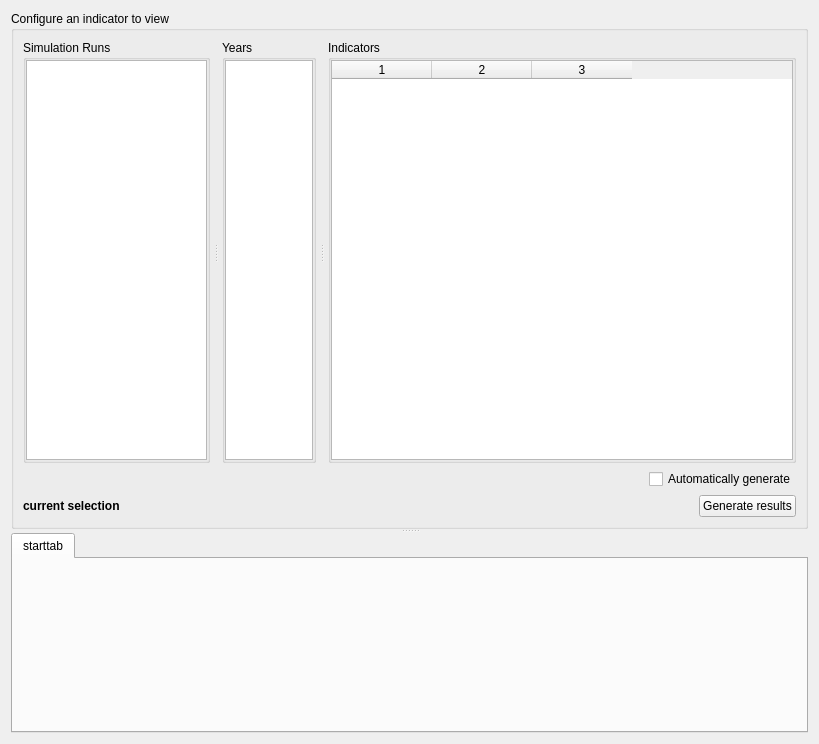
<ui version="4.0" >
 <class>ResultsBrowser</class>
 <widget class="QWidget" name="ResultsBrowser" >
  <property name="geometry" >
   <rect>
    <x>0</x>
    <y>0</y>
    <width>819</width>
    <height>744</height>
   </rect>
  </property>
  <property name="sizePolicy" >
   <sizepolicy vsizetype="Expanding" hsizetype="Expanding" >
    <horstretch>0</horstretch>
    <verstretch>0</verstretch>
   </sizepolicy>
  </property>
  <property name="windowTitle" >
   <string>Result Browser</string>
  </property>
  <layout class="QGridLayout" name="gridLayout_4" >
   <item row="0" column="0" >
    <widget class="QSplitter" name="splitter_2" >
     <property name="orientation" >
      <enum>Qt::Vertical</enum>
     </property>
     <widget class="QGroupBox" name="groupBox_3" >
      <property name="sizePolicy" >
       <sizepolicy vsizetype="Preferred" hsizetype="Expanding" >
        <horstretch>0</horstretch>
        <verstretch>0</verstretch>
       </sizepolicy>
      </property>
      <property name="autoFillBackground" >
       <bool>false</bool>
      </property>
      <property name="title" >
       <string>Configure an indicator to view</string>
      </property>
      <property name="flat" >
       <bool>false</bool>
      </property>
      <layout class="QVBoxLayout" name="verticalLayout" >
       <item>
        <widget class="QSplitter" name="configSplitter" >
         <property name="sizePolicy" >
          <sizepolicy vsizetype="Preferred" hsizetype="Expanding" >
           <horstretch>0</horstretch>
           <verstretch>0</verstretch>
          </sizepolicy>
         </property>
         <property name="orientation" >
          <enum>Qt::Horizontal</enum>
         </property>
         <property name="handleWidth" >
          <number>12</number>
         </property>
         <widget class="QGroupBox" name="groupBox" >
          <property name="sizePolicy" >
           <sizepolicy vsizetype="Preferred" hsizetype="Expanding" >
            <horstretch>2</horstretch>
            <verstretch>0</verstretch>
           </sizepolicy>
          </property>
          <property name="baseSize" >
           <size>
            <width>0</width>
            <height>100</height>
           </size>
          </property>
          <property name="title" >
           <string>Simulation Runs</string>
          </property>
          <property name="flat" >
           <bool>true</bool>
          </property>
          <layout class="QVBoxLayout" name="verticalLayout_4" >
           <property name="spacing" >
            <number>0</number>
           </property>
           <property name="margin" >
            <number>0</number>
           </property>
           <item>
            <widget class="QListWidget" name="lst_available_runs" >
             <property name="sizePolicy" >
              <sizepolicy vsizetype="Expanding" hsizetype="Preferred" >
               <horstretch>4</horstretch>
               <verstretch>0</verstretch>
              </sizepolicy>
             </property>
             <property name="minimumSize" >
              <size>
               <width>0</width>
               <height>0</height>
              </size>
             </property>
             <property name="maximumSize" >
              <size>
               <width>16777215</width>
               <height>16777215</height>
              </size>
             </property>
             <property name="baseSize" >
              <size>
               <width>100</width>
               <height>50</height>
              </size>
             </property>
             <property name="alternatingRowColors" >
              <bool>true</bool>
             </property>
            </widget>
           </item>
          </layout>
         </widget>
         <widget class="QGroupBox" name="groupBox_2" >
          <property name="sizePolicy" >
           <sizepolicy vsizetype="Preferred" hsizetype="Preferred" >
            <horstretch>1</horstretch>
            <verstretch>0</verstretch>
           </sizepolicy>
          </property>
          <property name="baseSize" >
           <size>
            <width>20</width>
            <height>0</height>
           </size>
          </property>
          <property name="title" >
           <string>Years</string>
          </property>
          <property name="flat" >
           <bool>true</bool>
          </property>
          <layout class="QVBoxLayout" name="verticalLayout_3" >
           <property name="spacing" >
            <number>0</number>
           </property>
           <property name="margin" >
            <number>0</number>
           </property>
           <item>
            <widget class="QListWidget" name="lst_years" >
             <property name="sizePolicy" >
              <sizepolicy vsizetype="Expanding" hsizetype="Preferred" >
               <horstretch>1</horstretch>
               <verstretch>0</verstretch>
              </sizepolicy>
             </property>
             <property name="minimumSize" >
              <size>
               <width>0</width>
               <height>0</height>
              </size>
             </property>
             <property name="maximumSize" >
              <size>
               <width>16777215</width>
               <height>16777215</height>
              </size>
             </property>
             <property name="baseSize" >
              <size>
               <width>20</width>
               <height>50</height>
              </size>
             </property>
             <property name="alternatingRowColors" >
              <bool>true</bool>
             </property>
            </widget>
           </item>
          </layout>
         </widget>
         <widget class="QGroupBox" name="groupBox_4" >
          <property name="sizePolicy" >
           <sizepolicy vsizetype="Preferred" hsizetype="Expanding" >
            <horstretch>5</horstretch>
            <verstretch>0</verstretch>
           </sizepolicy>
          </property>
          <property name="baseSize" >
           <size>
            <width>500</width>
            <height>0</height>
           </size>
          </property>
          <property name="title" >
           <string>Indicators</string>
          </property>
          <property name="flat" >
           <bool>true</bool>
          </property>
          <layout class="QVBoxLayout" name="verticalLayout_2" >
           <property name="spacing" >
            <number>0</number>
           </property>
           <property name="margin" >
            <number>0</number>
           </property>
           <item>
            <widget class="QTableWidget" name="indicator_table" >
             <property name="sizePolicy" >
              <sizepolicy vsizetype="Expanding" hsizetype="Preferred" >
               <horstretch>7</horstretch>
               <verstretch>0</verstretch>
              </sizepolicy>
             </property>
             <property name="minimumSize" >
              <size>
               <width>0</width>
               <height>0</height>
              </size>
             </property>
             <property name="baseSize" >
              <size>
               <width>500</width>
               <height>50</height>
              </size>
             </property>
             <property name="editTriggers" >
              <set>QAbstractItemView::NoEditTriggers</set>
             </property>
             <property name="dragDropOverwriteMode" >
              <bool>false</bool>
             </property>
             <property name="alternatingRowColors" >
              <bool>true</bool>
             </property>
             <property name="selectionMode" >
              <enum>QAbstractItemView::ExtendedSelection</enum>
             </property>
             <property name="selectionBehavior" >
              <enum>QAbstractItemView::SelectRows</enum>
             </property>
             <property name="textElideMode" >
              <enum>Qt::ElideNone</enum>
             </property>
             <property name="showGrid" >
              <bool>true</bool>
             </property>
             <property name="sortingEnabled" >
              <bool>false</bool>
             </property>
             <property name="columnCount" >
              <number>3</number>
             </property>
             <column/>
             <column/>
             <column/>
            </widget>
           </item>
          </layout>
         </widget>
        </widget>
       </item>
       <item>
        <layout class="QHBoxLayout" name="horizontalLayout" >
         <item>
          <spacer name="horizontalSpacer" >
           <property name="orientation" >
            <enum>Qt::Horizontal</enum>
           </property>
           <property name="sizeHint" stdset="0" >
            <size>
             <width>40</width>
             <height>2</height>
            </size>
           </property>
          </spacer>
         </item>
         <item>
          <widget class="QCheckBox" name="cb_auto_gen" >
           <property name="sizePolicy" >
            <sizepolicy vsizetype="Fixed" hsizetype="Fixed" >
             <horstretch>0</horstretch>
             <verstretch>0</verstretch>
            </sizepolicy>
           </property>
           <property name="toolTip" >
            <string>Automatically generate and view the indicator when it's selected</string>
           </property>
           <property name="text" >
            <string>Automatically generate</string>
           </property>
           <property name="tristate" >
            <bool>false</bool>
           </property>
          </widget>
         </item>
        </layout>
       </item>
       <item>
        <layout class="QHBoxLayout" name="horizontalLayout_2" >
         <item>
          <widget class="QLabel" name="lbl_current_selection" >
           <property name="font" >
            <font>
             <weight>75</weight>
             <bold>true</bold>
            </font>
           </property>
           <property name="text" >
            <string>current selection</string>
           </property>
          </widget>
         </item>
         <item>
          <spacer name="horizontalSpacer_3" >
           <property name="orientation" >
            <enum>Qt::Horizontal</enum>
           </property>
           <property name="sizeHint" stdset="0" >
            <size>
             <width>40</width>
             <height>20</height>
            </size>
           </property>
          </spacer>
         </item>
         <item>
          <layout class="QVBoxLayout" name="verticalLayout_5" >
           <item>
            <widget class="QPushButton" name="pb_generate_results" >
             <property name="sizePolicy" >
              <sizepolicy vsizetype="Fixed" hsizetype="Fixed" >
               <horstretch>0</horstretch>
               <verstretch>0</verstretch>
              </sizepolicy>
             </property>
             <property name="minimumSize" >
              <size>
               <width>0</width>
               <height>0</height>
              </size>
             </property>
             <property name="text" >
              <string>Generate results</string>
             </property>
            </widget>
           </item>
          </layout>
         </item>
        </layout>
       </item>
      </layout>
     </widget>
     <widget class="QTabWidget" name="tabwidget_visualizations" >
      <property name="minimumSize" >
       <size>
        <width>0</width>
        <height>200</height>
       </size>
      </property>
      <property name="currentIndex" >
       <number>0</number>
      </property>
      <widget class="QWidget" name="starttab" >
       <attribute name="title" >
        <string>starttab</string>
       </attribute>
      </widget>
     </widget>
    </widget>
   </item>
  </layout>
 </widget>
 <resources/>
 <connections/>
</ui>
